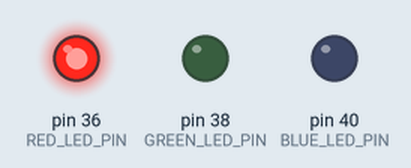
A program run on a simulated Raspberry Pi (header pin numbers). Parts: output pins drawn as LEDs (lit = HIGH).

Above: at 0.1 s.
Timing chart, 0 to 1.6 s (numbered marks = the images above):
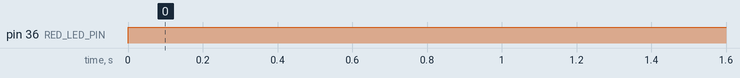

The program:

test.py
```python
import RPi.GPIO as GPIO
import time

GPIO.setmode(GPIO.BOARD)
RED_LED_PIN = 36
GREEN_LED_PIN = 38
BLUE_LED_PIN = 40
PWM_FREQ = 200

GPIO.setup(RED_LED_PIN, GPIO.OUT)
GPIO.setup(GREEN_LED_PIN, GPIO.OUT)
GPIO.setup(BLUE_LED_PIN, GPIO.OUT)

red_pwm = GPIO.PWM(RED_LED_PIN, PWM_FREQ)
red_pwm.start(0)
blue_pwm = GPIO.PWM(BLUE_LED_PIN, PWM_FREQ)
blue_pwm.start(0)
green_pwm = GPIO.PWM(GREEN_LED_PIN, PWM_FREQ)
green_pwm.start(0)

def setColor(r=0, g=0, b=0):
    red_pwm.ChangeDutyCycle(r)
    blue_pwm.ChangeDutyCycle(g)
    green_pwm.ChangeDutyCycle(b)

try:
    while True:
        setColor(100,0,0)

finally:
    red_pwm.stop()
    green_pwm.stop()
    blue_pwm.stop()
    GPIO.cleanup()
```

Measured:
- by itself, pin 36 (RED_LED_PIN): LOW → HIGH at 0.00 s
